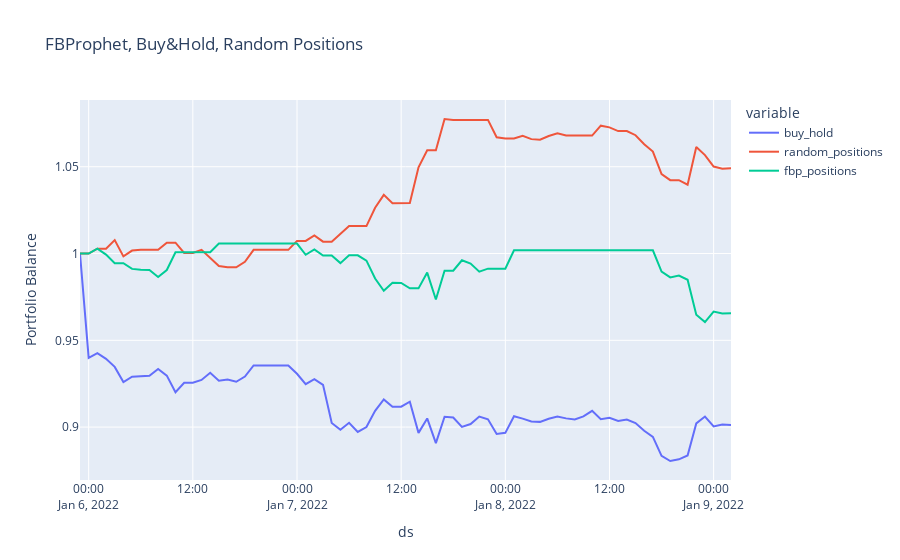

The code cell stored with this chart in its notebook:
### Code cell
backtestPerformanceVis(
    ticker="BTC", 
    n_hours=300, 
    training_hours=100, 
    mov_avg=3, 
    forecast_hours=3
)
